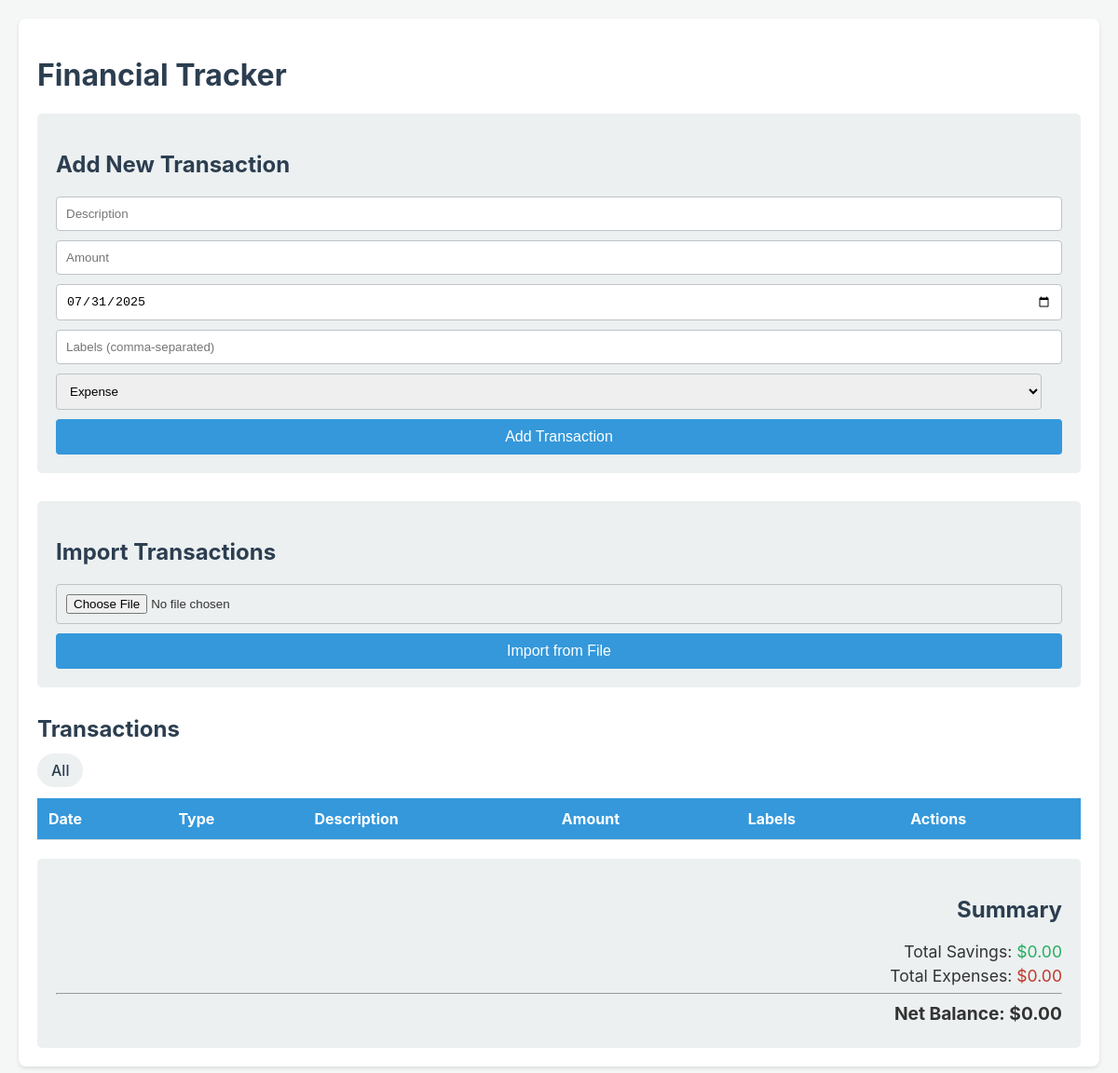
The app's page /?label=Test, older data.
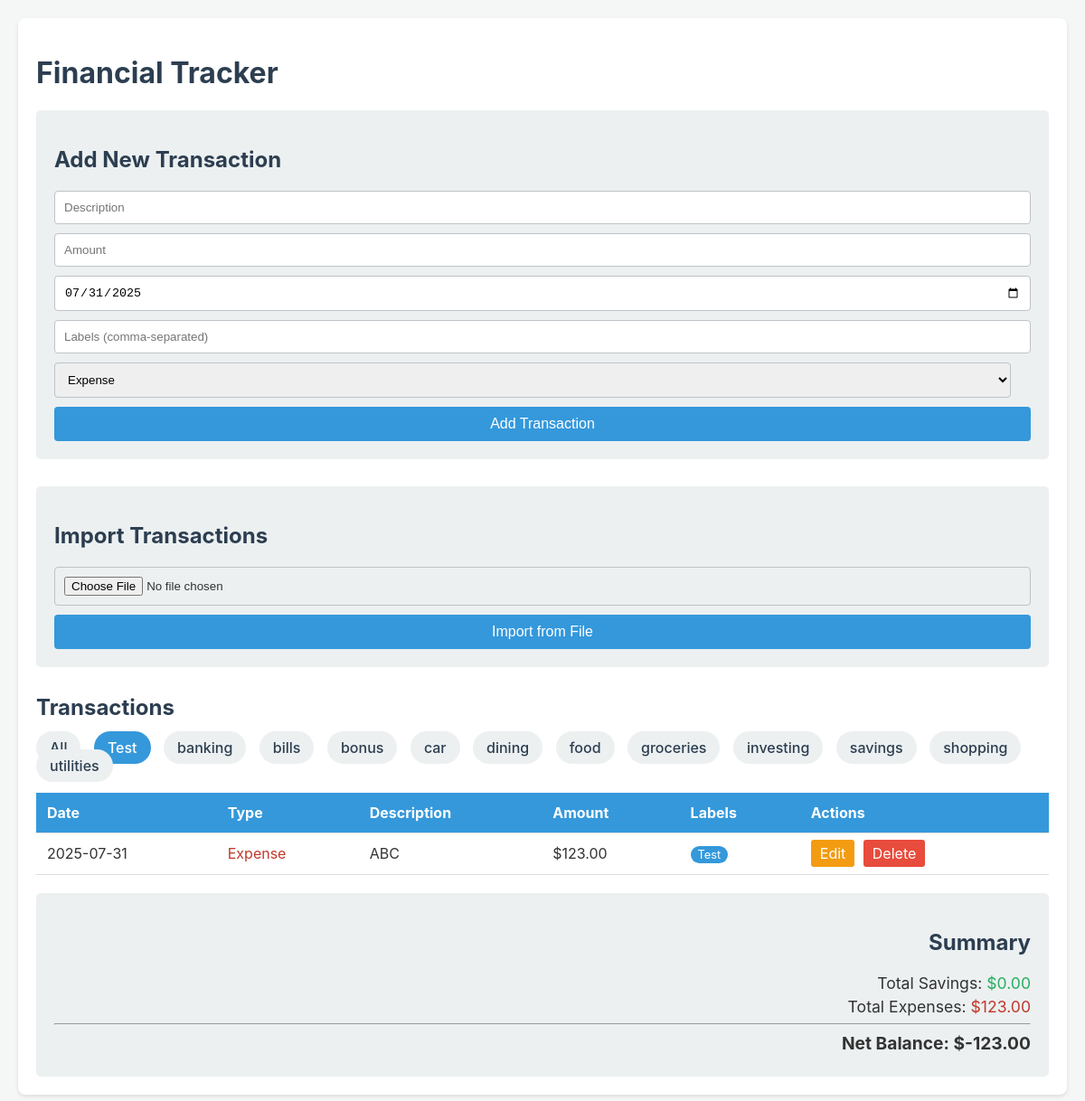
The same page, newer data.
### tables this page shows
CREATE TABLE labels (
                id INTEGER PRIMARY KEY AUTOINCREMENT,
                name TEXT NOT NULL UNIQUE
            );

CREATE TABLE transactions (
                id INTEGER PRIMARY KEY AUTOINCREMENT,
                type TEXT NOT NULL CHECK(type IN ('expense', 'saving')),
                description TEXT NOT NULL,
                amount REAL NOT NULL,
                transaction_date TEXT,
                timestamp DATETIME DEFAULT CURRENT_TIMESTAMP
            );

### app.py (the view)
@app.route('/')
def index():
    label_filter = request.args.get('label')
    transactions = get_transactions_db(label_filter=label_filter)
    labels = get_all_labels_db()
    total_savings = sum(t['amount'] for t in transactions if t['type'] == 'saving')
    total_expenses = sum(t['amount'] for t in transactions if t['type'] == 'expense')
    net_balance = total_savings - total_expenses
    totals = {
        'savings': total_savings,
        'expenses': total_expenses,
        'net': net_balance
    }
    today = datetime.date.today().isoformat()
    return render_template('index.html', transactions=transactions, totals=totals, today=today, labels=labels, selected_label=label_filter)

### app.py (called while the page is built)
def create_connection():
    conn = None
    try:
        conn = sqlite3.connect('finance.db', check_same_thread=False)
    except Error as e:
        print(e)
    return conn

def get_all_labels_db():
    conn = create_connection()
    try:
        conn.row_factory = sqlite3.Row
        cur = conn.cursor()
        cur.execute("SELECT id, name FROM labels ORDER BY name")
        rows = cur.fetchall()
        return rows
    except Error as e:
        print(f"Failed to retrieve labels: {e}")
        return []
    finally:
        if conn:
            conn.close()

### templates/index.html (shortened to what this page needs)
<!DOCTYPE html>
<html lang="en">
<head>
</head>
<body>
    <div class="container">
        <h1>Financial Tracker</h1>
        <form action="/add" method="post">
            <h2>Add New Transaction</h2>
            <input type="text" name="description" placeholder="Description" required>
            <input type="number" name="amount" placeholder="Amount" step="0.01" min="0.01" required>
            <input type="date" name="transaction_date" value="{{ today }}" required>
            <input type="text" name="labels" placeholder="Labels (comma-separated)">
            <select name="type">
                <option value="expense">Expense</option>
            </select>
            <button type="submit">Add Transaction</button>
        </form>
        <form action="/import" method="post" enctype="multipart/form-data">
            <h2>Import Transactions</h2>
            <input type="file" name="file" accept=".json,.csv" required>
            <button type="submit">Import from File</button>
        </form>
        <h2>Transactions</h2>
        <div class="filter-container">
            <a href="{{ url_for('index') }}" class="{{ 'active' if not selected_label else '' }}">All</a>
            {% for label in labels %}
            <a href="{{ url_for('index', label=label.name) }}" class="{{ 'active' if selected_label == label.name else '' }}">{{ label.name }}</a>
            {% endfor %}
        </div>
        <table>
            <thead>
                <tr>
                    <th>Date</th>
                    <th>Type</th>
                    <th>Description</th>
                    <th>Amount</th>
                    <th>Labels</th>
                    <th>Actions</th>
                </tr>
            </thead>
            <tbody>
                {% for transaction in transactions %}
                <tr>
                    <td>{{ transaction.transaction_date }}</td>
                    <td class="{{ transaction.type }}">{{ transaction.type.capitalize() }}</td>
                    <td>{{ transaction.description }}</td>
                    <td>${{ "%.2f"|format(transaction.amount) }}</td>
                    <td>
                        {% if transaction.labels %}
                            {% for label in transaction.labels.split(',') %}
                                <span class="label">{{ label }}</span>
                            {% endfor %}
                        {% endif %}
                    </td>
                    <td class="actions">
                        <a href="{{ url_for('edit_transaction_route', trans_id=transaction.id) }}" class="edit-btn">Edit</a>
                        <a href="{{ url_for('delete_transaction_route', trans_id=transaction.id) }}" class="delete-btn" onclick="return confirm('Are you sure you want to delete this item?');">Delete</a>
                    </td>
                </tr>
                {% endfor %}
            </tbody>
        </table>
        <div class="summary">
            <h2>Summary</h2>
            <p>Total Savings: <span class="saving">${{ "%.2f"|format(totals.savings) }}</span></p>
            <p>Total Expenses: <span class="expense">${{ "%.2f"|format(totals.expenses) }}</span></p>
            <hr>
            <p class="net-balance">Net Balance: <span>${{ "%.2f"|format(totals.net) }}</span></p>
        </div>
    </div>
</body>
</html>

### templates/index.html (style rules this page uses)
body { font-family: -apple-system, BlinkMacSystemFont, "Segoe UI", Roboto, "Helvetica Neue", Arial, sans-serif; background-color: #f4f7f6; color: #333; margin: 0; padding: 20px; }
.container { max-width: 1300px; margin: auto; background: #fff; padding: 20px; border-radius: 8px; box-shadow: 0 2px 4px rgba(0,0,0,0.1); }
h1, h2 { color: #2c3e50; }
form { margin-bottom: 30px; padding: 20px; background-color: #ecf0f1; border-radius: 5px; }
form input, form select { width: calc(100% - 22px); padding: 10px; margin-bottom: 10px; border: 1px solid #bdc3c7; border-radius: 4px; }
form button { width: 100%; padding: 10px; border: none; background-color: #3498db; color: white; font-size: 16px; border-radius: 4px; cursor: pointer; }
table { width: 100%; border-collapse: collapse; margin-bottom: 20px; }
th, td { text-align: left; padding: 12px; border-bottom: 1px solid #ddd; }
th { background-color: #3498db; color: white; }
.expense { color: #c0392b; }
.saving { color: #27ae60; }
.summary { padding: 20px; background: #ecf0f1; border-radius: 5px; text-align: right; }
.summary p { margin: 5px 0; font-size: 1.1em; }
.summary .net-balance { font-weight: bold; font-size: 1.2em; }
.actions a { text-decoration: none; padding: 5px 10px; margin-right: 5px; border-radius: 3px; color: white; }
.edit-btn { background-color: #f39c12; }
.delete-btn { background-color: #e74c3c; }
.label { display: inline-block; background-color: #3498db; color: white; padding: 2px 8px; border-radius: 12px; font-size: 0.8em; margin-right: 4px; }
.filter-container { margin-bottom: 20px; }
.filter-container a { text-decoration: none; padding: 8px 15px; margin-right: 10px; border-radius: 20px; background-color: #ecf0f1; color: #2c3e50; font-weight: 500; }
.filter-container a.active { background-color: #3498db; color: white; }

Row changes from the older to the newer data that the page shows:
added labels: name "Test"
added labels: name "banking"
added labels: name "bills"
added labels: name "bonus"
added labels: name "car"
added labels: name "dining"
added labels: name "food"
added labels: name "groceries"
added labels: name "investing"
added labels: name "savings"
added labels: name "shopping"
added labels: name "utilities"
added transactions: amount "123.00", label "Test"
Text that changed along with them:
{{ "%.2f"|format(totals.expenses) }}: "0.00" → "123.00"
{{ "%.2f"|format(totals.net) }}: "0.00" → "-123.00"
